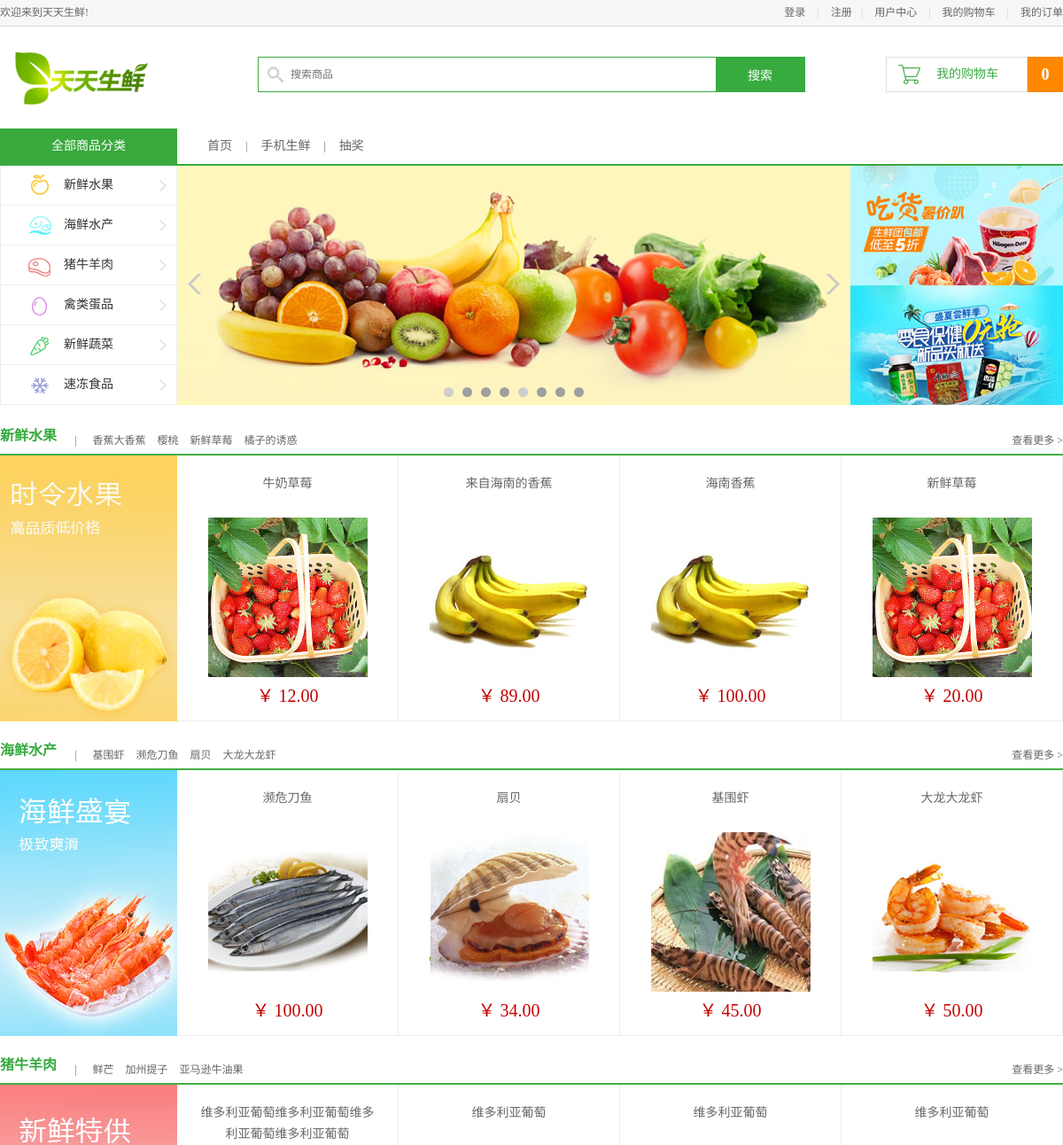
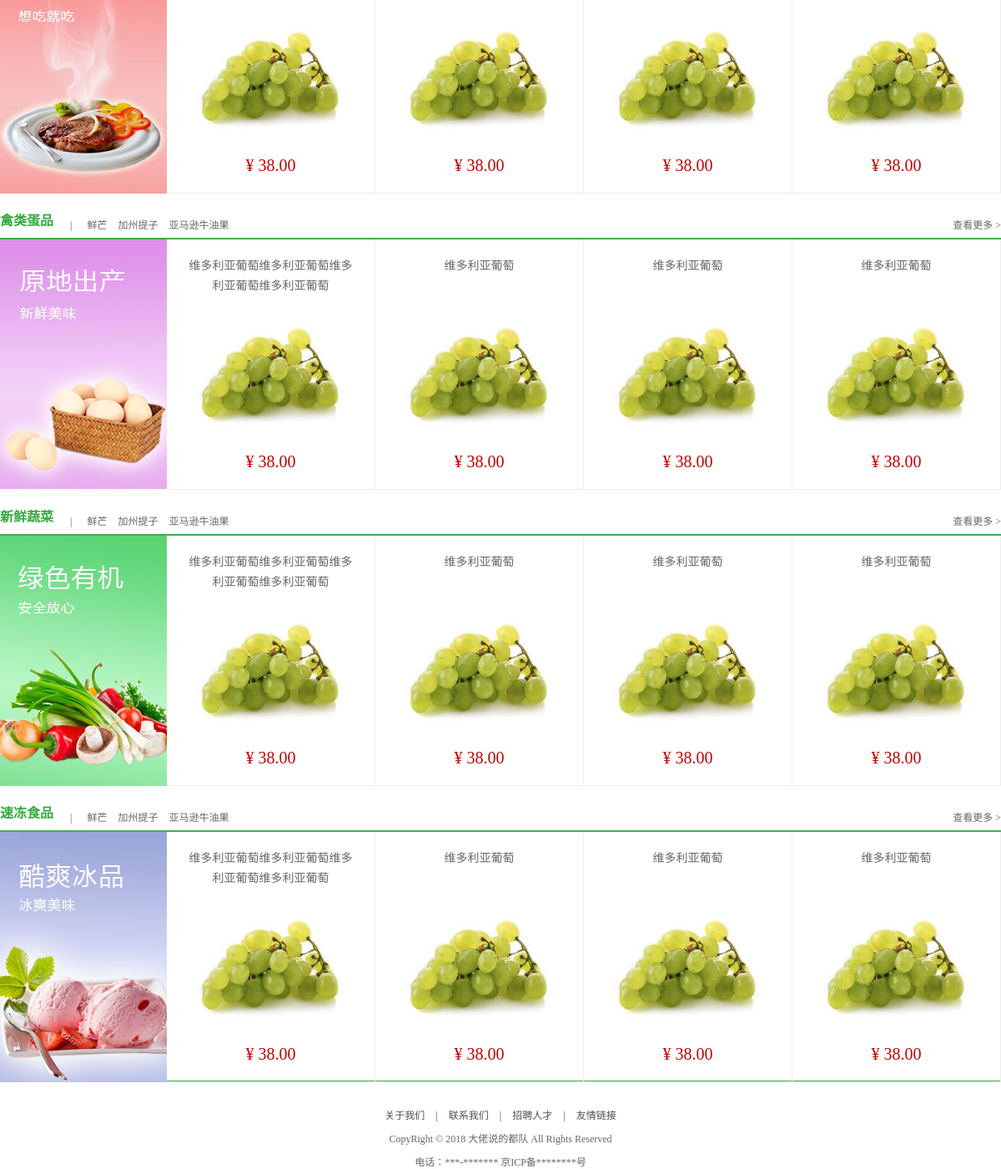
The page / on the database its author committed (2 pictures, top to bottom).
### apps/df_goods/models.py (models this page shows, shortened)
class GoodsInfo(models.Model):
    isDelete = models.BooleanField(default=False)  # 逻辑删除
    gtitle = models.CharField(max_length=20, verbose_name="商品名称", unique=True)
    gpic = models.ImageField(verbose_name='商品图片', upload_to='df_goods/image/%Y/%m', null=True, blank=True)  # 商品图片
    gprice = models.DecimalField(max_digits=5, decimal_places=2, verbose_name="商品价格")  # 商品价格小数位为两位，整数位为3位
    gunit = models.CharField(max_length=20, default='500g', verbose_name="单位重量")
    gclick = models.IntegerField(verbose_name="点击量", default=0, null=False)
    gjianjie = models.CharField(max_length=200, verbose_name="简介")
    gkucun = models.IntegerField(verbose_name="库存", default=0)
    gcontent = HTMLField(max_length=200, verbose_name="详情")
    gtype = models.ForeignKey(TypeInfo, on_delete=models.CASCADE, verbose_name="分类")  # 外键关联商品种类TypeInfo表
    class Meta:
        verbose_name = "商品"
        verbose_name_plural = verbose_name

### apps/df_goods/views.py (the view)
# urls.py: url('^$', views.index, name="index"),         # 产品首页
def index(request):
    typelist = TypeInfo.objects.all()
    type0 = typelist[0].goodsinfo_set.order_by('-id')[0:4]  # 按照上传顺序
    type01 = typelist[0].goodsinfo_set.order_by('-gclick')[0:4]  # 按照点击量
    type1 = typelist[1].goodsinfo_set.order_by('-id')[0:4]
    type11 = typelist[1].goodsinfo_set.order_by('-gclick')[0:4]
    type2 = typelist[2].goodsinfo_set.order_by('-id')[0:4]
    type21 = typelist[2].goodsinfo_set.order_by('-gclick')[0:4]
    type3 = typelist[3].goodsinfo_set.order_by('-id')[0:4]
    type31 = typelist[3].goodsinfo_set.order_by('-gclick')[0:4]
    type4 = typelist[4].goodsinfo_set.order_by('-id')[0:4]
    type41 = typelist[4].goodsinfo_set.order_by('-gclick')[0:4]
    type5 = typelist[5].goodsinfo_set.order_by('-id')[0:4]
    type51 = typelist[5].goodsinfo_set.order_by('-gclick')[0:4]
    cart_num = 0
    if 'user_id' in request.session:
        user_id = request.session['user_id']
        cart_num = CartInfo.objects.filter(user_id=int(user_id)).count()
    context = {
        'title': '首页',
        'cart_num': cart_num,
        'guest_cart': 1,
        'type0': type0, 'type01': type01,
        'type1': type1, 'type11': type11,
        'type2': type2, 'type21': type21,
        'type3': type3, 'type31': type31,
        'type4': type4, 'type41': type41,
        'type5': type5, 'type51': type51,
    }
    return render(request, 'df_goods/index.html', context)

### templates/df_goods/index.html (shortened to what this page needs)
{% extends 'base.html' %}
{% block center_body %}
	<div class="navbar_con">
		<div class="navbar">
			<h1 class="fl">全部商品分类</h1>
			<ul class="navlist fl">
				<li><a href="{% url "df_goods:index" %}">首页</a></li>
				<li class="interval">|</li>
				<li><a href="#">手机生鲜</a></li>
				<li class="interval">|</li>
				<li><a href="#">抽奖</a></li>
			</ul>
		</div>
	</div>
	<div class="center_con clearfix">
		<ul class="subnav fl">
			<li><a href="#model01" class="fruit">新鲜水果</a></li>
			<li><a href="#model02" class="seafood">海鲜水产</a></li>
			<li><a href="#model03" class="meet">猪牛羊肉</a></li>
			<li><a href="#model04" class="egg">禽类蛋品</a></li>
			<li><a href="#model05" class="vegetables">新鲜蔬菜</a></li>
			<li><a href="#model06" class="ice">速冻食品</a></li>
		</ul>
		<div class="slide fl">
			<ul class="slide_pics">
				<li><img src="/static/images/slide.jpg" alt="幻灯片"></li>
			</ul>
			<div class="prev"></div>
			<div class="next"></div>
			<ul class="points"></ul>
		</div>
		<div class="adv fl">
			<a href="#"><img src="/static/images/adv01.jpg"></a>
			<a href="#"><img src="/static/images/adv02.jpg"></a>
		</div>
	</div>
	<div class="list_model">
		<div class="list_title clearfix">
			<h3 class="fl" id="model01">新鲜水果</h3>
			<div class="subtitle fl">
				<span>|</span>
                {% for g in type01 %}
                    <a href="/{{ g.id }}/">{{  g.gtitle|slice:'10' }}</a>
                {%  endfor %}
			</div>
			<a href="/list1_1_1/" class="goods_more fr" id="fruit_more">查看更多 ></a>
		</div>
		<div class="goods_con clearfix">
			<div class="goods_banner fl"><img src="/static/images/banner01.jpg"></div>
			<ul class="goods_list fl">
                {% for goods in type0 %}
                <li>
                    <h4><a href="/{{ goods.id }}/">{{ goods.gtitle }}</a></h4>
                    <a href="/{{ goods.id }}/"><img src="{{ MEDIA_URL }}{{ goods.gpic }}"></a>
                    <div class="prize"> ￥ {{ goods.gprice }} </div>
                </li>
                {% endfor %}
			</ul>
		</div>
	</div>
	<div class="list_model">
		<div class="list_title clearfix">
			<h3 class="fl" id="model02">海鲜水产</h3>
			<div class="subtitle fl">
				<span>|</span>
                {% for g in type1 %}
                    <a href="/{{ g.id }}/">{{ g.gtitle|slice:'10' }}</a>
                {% endfor %}
			</div>
			<a href="/list2_1_1/" class="goods_more fr">查看更多 ></a>
		</div>
		<div class="goods_con clearfix">
			<div class="goods_banner fl"><img src="/static/images/banner02.jpg"></div>
			<ul class="goods_list fl">
                {% for goods in type11 %}
                <li>
                    <h4><a href="/{{ goods.id }}/">{{ goods.gtitle }}</a></h4>
                    <a href="/{{ goods.id }}/"><img src="{{ MEDIA_URL }}{{ goods.gpic }}"></a>
                    <div class="prize"> ￥ {{ goods.gprice }} </div>
                </li>
                {% endfor %}
			</ul>
		</div>
	</div>
	<div class="list_model">
		<div class="list_title clearfix">
			<h3 class="fl" id="model03">猪牛羊肉</h3>
			<div class="subtitle fl">
				<span>|</span>
				<a href="#">鲜芒</a>
				<a href="#">加州提子</a>
				<a href="#">亚马逊牛油果</a>
			</div>
			<a href="#" class="goods_more fr">查看更多 ></a>
		</div>
		<div class="goods_con clearfix">
			<div class="goods_banner fl"><img src="/static/images/banner03.jpg"></div>
			<ul class="goods_list fl">
				<li>
					<h4><a href="#">维多利亚葡萄维多利亚葡萄维多利亚葡萄维多利亚葡萄</a></h4>
					<a href="#"><img src="/static/images/goods.jpg"></a>
					<div class="prize">¥ 38.00</div>
				</li>
				<li>
					<h4><a href="#">维多利亚葡萄</a></h4>
					<a href="#"><img src="/static/images/goods.jpg"></a>
					<div class="prize">¥ 38.00</div>
				</li>
				<li>
					<h4><a href="#">维多利亚葡萄</a></h4>
					<a href="#"><img src="/static/images/goods.jpg"></a>
					<div class="prize">¥ 38.00</div>
				</li>
				<li>
					<h4><a href="#">维多利亚葡萄</a></h4>
					<a href="#"><img src="/static/images/goods.jpg"></a>
					<div class="prize">¥ 38.00</div>
				</li>
			</ul>
		</div>
	</div>
	<div class="list_model">
		<div class="list_title clearfix">
			<h3 class="fl" id="model04">禽类蛋品</h3>
			<div class="subtitle fl">
				<span>|</span>
				<a href="#">鲜芒</a>
				<a href="#">加州提子</a>
				<a href="#">亚马逊牛油果</a>
			</div>
			<a href="#" class="goods_more fr">查看更多 ></a>
		</div>
		<div class="goods_con clearfix">
			<div class="goods_banner fl"><img src="/static/images/banner04.jpg"></div>
			<ul class="goods_list fl">
				<li>
					<h4><a href="#">维多利亚葡萄维多利亚葡萄维多利亚葡萄维多利亚葡萄</a></h4>
					<a href="#"><img src="/static/images/goods.jpg"></a>
					<div class="prize">¥ 38.00</div>
				</li>
				<li>
					<h4><a href="#">维多利亚葡萄</a></h4>
					<a href="#"><img src="/static/images/goods.jpg"></a>
					<div class="prize">¥ 38.00</div>
				</li>
				<li>
					<h4><a href="#">维多利亚葡萄</a></h4>
					<a href="#"><img src="/static/images/goods.jpg"></a>
					<div class="prize">¥ 38.00</div>
				</li>
				<li>
					<h4><a href="#">维多利亚葡萄</a></h4>
					<a href="#"><img src="/static/images/goods.jpg"></a>
					<div class="prize">¥ 38.00</div>
				</li>
			</ul>
		</div>
	</div>
	<div class="list_model">
		<div class="list_title clearfix">
			<h3 class="fl" id="model05">新鲜蔬菜</h3>
			<div class="subtitle fl">
				<span>|</span>
				<a href="#">鲜芒</a>
				<a href="#">加州提子</a>
				<a href="#">亚马逊牛油果</a>
			</div>
			<a href="#" class="goods_more fr">查看更多 ></a>
		</div>
		<div class="goods_con clearfix">
			<div class="goods_banner fl"><img src="/static/images/banner05.jpg"></div>
			<ul class="goods_list fl">
				<li>
					<h4><a href="#">维多利亚葡萄维多利亚葡萄维多利亚葡萄维多利亚葡萄</a></h4>
					<a href="#"><img src="/static/images/goods.jpg"></a>
					<div class="prize">¥ 38.00</div>
				</li>
				<li>
					<h4><a href="#">维多利亚葡萄</a></h4>
					<a href="#"><img src="/static/images/goods.jpg"></a>
					<div class="prize">¥ 38.00</div>
				</li>
				<li>
					<h4><a href="#">维多利亚葡萄</a></h4>
					<a href="#"><img src="/static/images/goods.jpg"></a>
					<div class="prize">¥ 38.00</div>
				</li>
				<li>
					<h4><a href="#">维多利亚葡萄</a></h4>
					<a href="#"><img src="/static/images/goods.jpg"></a>
					<div class="prize">¥ 38.00</div>
				</li>
			</ul>
		</div>
	</div>
	<div class="list_model">
		<div class="list_title clearfix">
			<h3 class="fl" id="model06">速冻食品</h3>
			<div class="subtitle fl">
				<span>|</span>
				<a href="#">鲜芒</a>
				<a href="#">加州提子</a>
				<a href="#">亚马逊牛油果</a>
			</div>
			<a href="#" class="goods_more fr">查看更多 ></a>
		</div>
		<div class="goods_con clearfix">
			<div class="goods_banner fl"><img src="/static/images/banner06.jpg"></div>
			<ul class="goods_list fl">
				<li>
					<h4><a href="#">维多利亚葡萄维多利亚葡萄维多利亚葡萄维多利亚葡萄</a></h4>
					<a href="#"><img src="/static/images/goods.jpg"></a>
					<div class="prize">¥ 38.00</div>
				</li>
				<li>
					<h4><a href="#">维多利亚葡萄</a></h4>
					<a href="#"><img src="/static/images/goods.jpg"></a>
					<div class="prize">¥ 38.00</div>
				</li>
				<li>
					<h4><a href="#">维多利亚葡萄</a></h4>
					<a href="#"><img src="/static/images/goods.jpg"></a>
					<div class="prize">¥ 38.00</div>
				</li>
				<li>
					<h4><a href="#">维多利亚葡萄</a></h4>
					<a href="#"><img src="/static/images/goods.jpg"></a>
					<div class="prize">¥ 38.00</div>
				</li>
			</ul>
		</div>
	</div>
{% endblock center_body %}

### templates/base.html (shortened to what this page needs)
{% extends 'base_foot.html' %}
{% block body %}
    <div class="header_con">
		<div class="header">
			<div class="welcome fl">欢迎来到天天生鲜!</div>
			<div class="fr">
                {% if request.session.user_name|default:'' != '' %}
				<div class="login_btn fl">欢迎您：<em>{{ request.session.user_name }}</em>
                    <span>|</span>
                    <em><a href="{% url "df_user:logout" %}">退出</a></em>
				</div>
                {% else %}
				<div class="login_btn fl">
					<a href="{% url "df_user:login" %}">登录</a>
					<span>|</span>
					<a href="{% url "df_user:register" %}">注册</a>
				</div>
                {% endif %}
				<div class="user_link fl">
					<span>|</span>
					<a href="{% url "df_user:info" %}">用户中心</a>
					<span>|</span>
					<a href="{% url "df_cart:cart" %}">我的购物车</a>
					<span>|</span>
					<a href="{% url "df_user:order" 1 %}">我的订单</a>
				</div>
			</div>
		</div>
	</div>
    <div class="search_bar clearfix">
		<a href="/" class="logo fl"><img src="/static/images/logo.png"></a>
		<div class="search_con fl">
			<input type="text" class="input_text fl" name="q" placeholder="搜索商品">
			<input type="button" class="input_btn fr" name="" value="搜索">
		</div>
        {% if guest_cart == 1 %}
            <div class="guest_cart fr">
                <a href="{% url "df_cart:cart" %}" class="cart_name fl">我的购物车</a>
                <div class="goods_count fl" id="show_count">{{ cart_num }}</div>
            </div>
        {% endif %}
	</div>
{% block center_body %}
{% endblock center_body %}
{% endblock body %}

### templates/base_foot.html (shortened to what this page needs)
<!DOCTYPE html PUBLIC "-//W3C//DTD XHTML 1.0 Transitional//EN" "http://www.w3.org/TR/xhtml1/DTD/xhtml1-transitional.dtd">
<html xmlns="http://www.w3.org/1999/xhtml" xml:lang="en">
{% load staticfiles %}
<head>
	<link rel="stylesheet" type="text/css" href="/static/css/reset.css">
	<link rel="stylesheet" type="text/css" href="/static/css/main.css">
</head>
<body>
{% block body %}{% endblock body %}
    <div class="footer no-mp">
		<div class="foot_link">
			<a href="https://github.com/weilanhanf/daily_fresh_demo">关于我们</a>
			<span>|</span>
			<a href="https://www.cnblogs.com/welan/">联系我们</a>
			<span>|</span>
			<a href="#">招聘人才</a>
			<span>|</span>
			<a href="#">友情链接</a>
		</div>
		<p>CopyRight © 2018 大佬说的都队 All Rights Reserved</p>
		<p>电话：***-*******    京ICP备********号</p>
	</div>
</body>
</html>

### rows shown on the page
GoodsInfo: gtitle "香蕉大香蕉"
GoodsInfo: gtitle "樱桃"
GoodsInfo: gtitle "新鲜草莓", gpic (picture), gprice "20.00"
GoodsInfo: gtitle "橘子的诱惑"
GoodsInfo: gtitle "牛奶草莓", gpic (picture), gprice "12.00"
GoodsInfo: gtitle "来自海南的香蕉", gpic (picture), gprice "89.00"
GoodsInfo: gtitle "海南香蕉", gpic (picture), gprice "100.00"
GoodsInfo: gtitle "基围虾", gpic (picture), gprice "45.00"
GoodsInfo: gtitle "濒危刀鱼", gpic (picture), gprice "100.00"
GoodsInfo: gtitle "扇贝", gpic (picture), gprice "34.00"
GoodsInfo: gtitle "大龙大龙虾", gpic (picture), gprice "50.00"

### other values the page prints
{{ cart_num }} "0"
